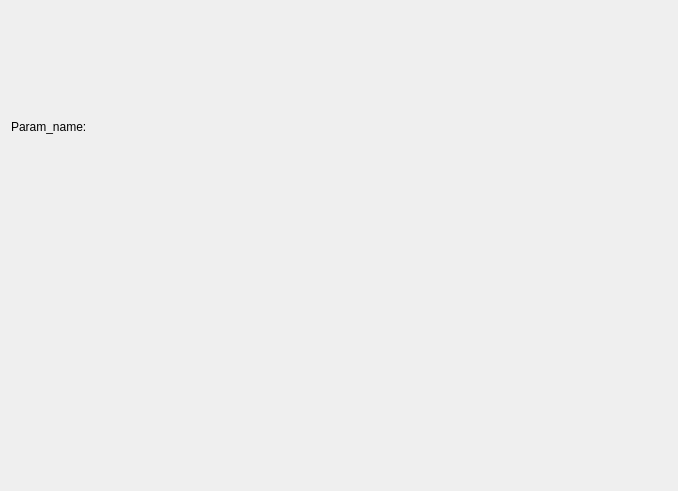
<?xml version="1.0" encoding="UTF-8"?>
<ui version="4.0">
 <class>WImport</class>
 <widget class="QWidget" name="WImport">
  <property name="geometry">
   <rect>
    <x>0</x>
    <y>0</y>
    <width>678</width>
    <height>491</height>
   </rect>
  </property>
  <property name="sizePolicy">
   <sizepolicy hsizetype="Preferred" vsizetype="Minimum">
    <horstretch>0</horstretch>
    <verstretch>0</verstretch>
   </sizepolicy>
  </property>
  <property name="minimumSize">
   <size>
    <width>0</width>
    <height>0</height>
   </size>
  </property>
  <property name="windowTitle">
   <string>Form</string>
  </property>
  <layout class="QVBoxLayout" name="main_layout">
   <item>
    <layout class="QHBoxLayout" name="horizontalLayout">
     <item>
      <widget class="QLabel" name="in_param">
       <property name="text">
        <string>Param_name: </string>
       </property>
      </widget>
     </item>
    </layout>
   </item>
   <item>
    <widget class="DTableData" name="tab_values" native="true"/>
   </item>
  </layout>
 </widget>
 <customwidgets>
  <customwidget>
   <class>DTableData</class>
   <extends>QWidget</extends>
   <header>.....GUI.Tools.WTableData.DTableData.h</header>
   <container>1</container>
  </customwidget>
 </customwidgets>
 <resources>
  <include location="../../Resources/pyleecan.qrc"/>
  <include location="../../../Resources/pyleecan.qrc"/>
  <include location="../../../Resources/pyleecan.qrc"/>
 </resources>
 <connections/>
</ui>
